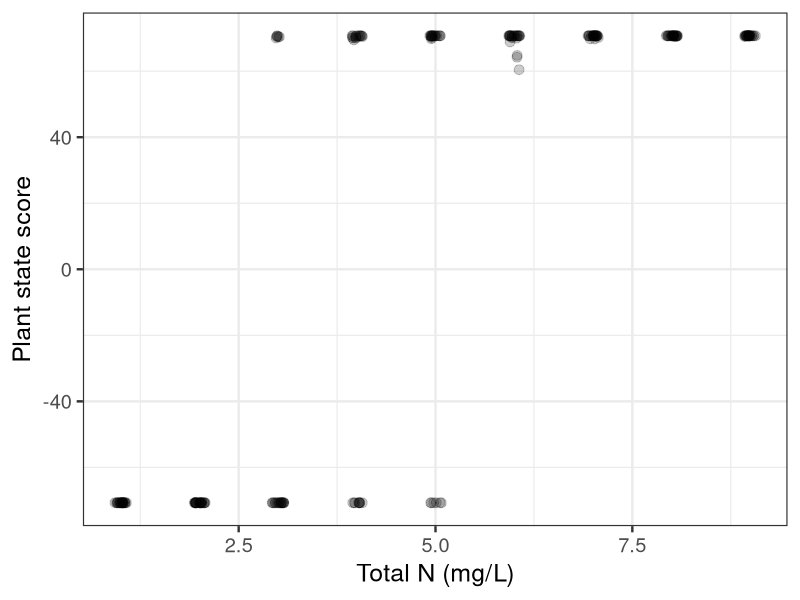
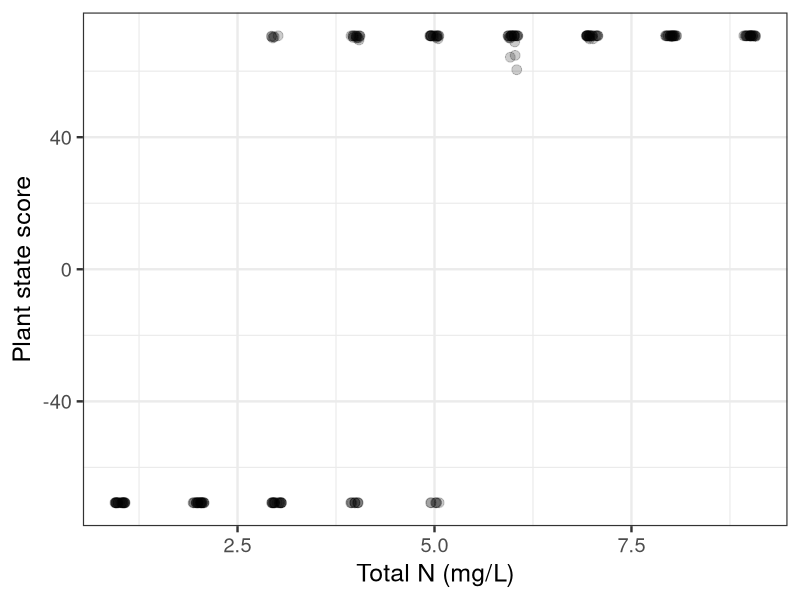

Write the R code that produced these figures, in order.
#########################################################
# Summarize results from multiple simulations           # 
#                                                       #
# By: Michael J. McCann                                 #
# Created: 3/19/2014                                    #
######################################################### 

# This is an example of spatially explicit nutrients 

library(ggplot2)
library(gridExtra)

# If the results have already been combined 
data <- read.csv("output_testing_nutrient_uptake.csv")

head(data)
nrow(data)

###############################################
# Calculate "state_score" for each simulation #
# Range (-70.7, 70.7)                         #
# (-) score: more SAV                         #
# (+) score: more FP                          #
###############################################
# I could also use this (avg cover in the final year)
data$state_score <- (data$FP_end_yr04 - data$SAV_end_yr04) / sqrt(2)

#############################################
# Categorize "state_score" into "state"     #
# Discrete categories                       #
# if > 50/sqrt(2) "FP_state"                #   
# if < -50/sqrt(2) "SAV_state"              #
# if -50/sqrt(2) < state_score < 50/sqrt(2) #
# then "mixed"                              #    
#############################################
data$state[data$state_score > 50/sqrt(2)] <- "FP_state"
data$state[data$state_score < -50/sqrt(2)] <- "SAV_state"
data$state[-50/sqrt(2) < data$state_score & data$state_score < 50/sqrt(2)] <- "mixed"


###########
# Plot it # 
###########
SAV_FP_plot <- ggplot(data, aes(x=TOTALN,y=state_score))
SAV_FP_plot <- SAV_FP_plot + scale_colour_grey()
SAV_FP_plot <- SAV_FP_plot + geom_point(alpha=0.2,size=3, position=position_jitter(w=0.075))                                    
SAV_FP_plot <- SAV_FP_plot + xlab("Total N (mg/L)")
SAV_FP_plot <- SAV_FP_plot + ylab(expression(paste("Plant state score")))
SAV_FP_plot <- SAV_FP_plot + theme_bw(base_size=18)
SAV_FP_plot

ggsave(file="testing_nutrient_uptake.jpg",SAV_FP_plot, height=8,width=8)


